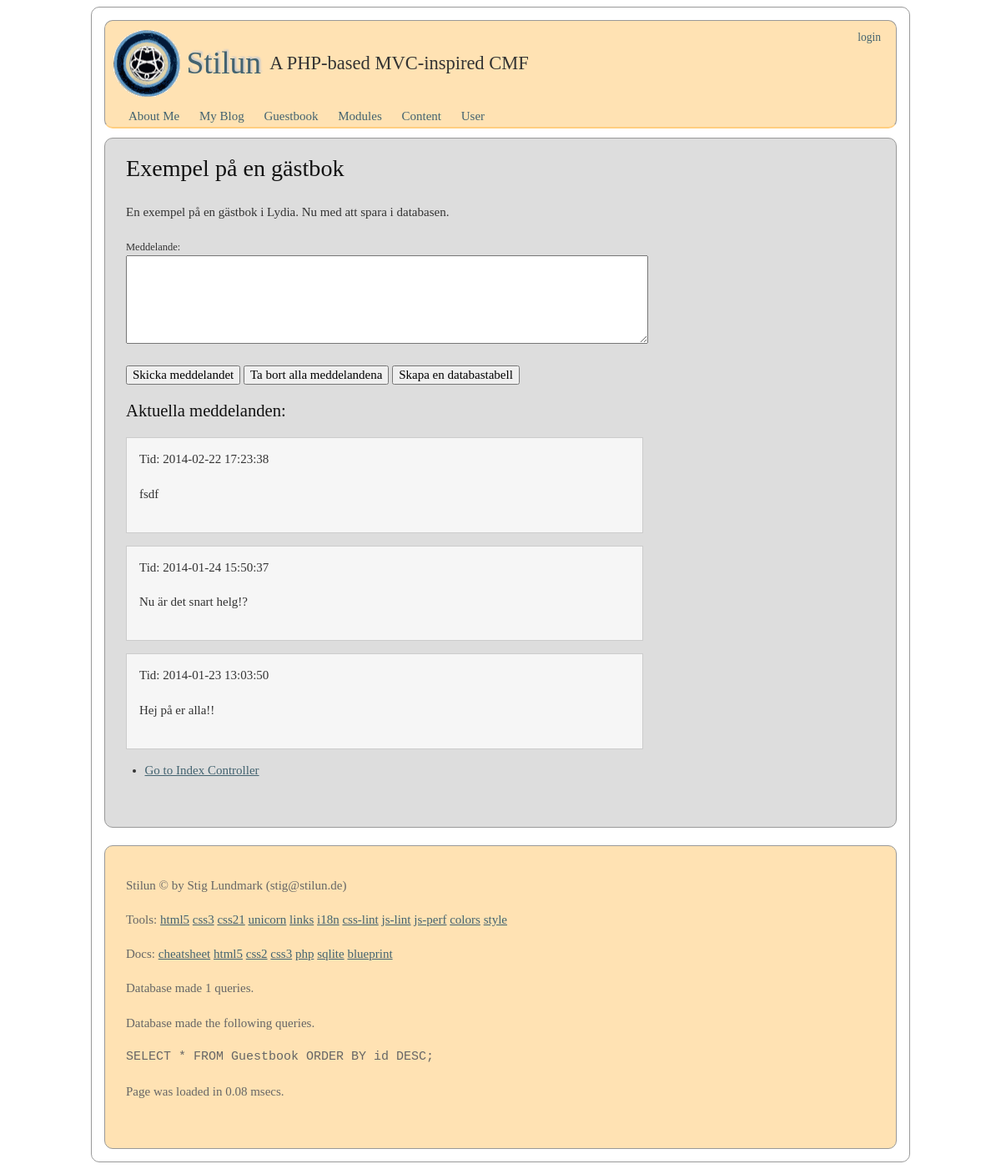
The app's page /guestbook with its own data.
### tables this page shows
CREATE TABLE Guestbook (id INTEGER PRIMARY KEY, entry TEXT, created DATETIME default (datetime('now')));

### index.php (called while the page is built, shortened)
<?php
require(STILUN_INSTALL_PATH.'/src/bootstrap.php');
$ly = CStilun::Instance();
$ly->FrontControllerRoute();
$ly->ThemeEngineRender();

### src/CDatabase/CDatabase.php (called while the page is built, shortened)
<?php
class CDatabase
{
	private $db = null;
	   public function __construct($dsn, $username = null, $password = null, $driver_options = null)
	   {
	   	   $this->db = new PDO($dsn, $username, $password, $driver_options);
	   	   $this->db->SetAttribute(PDO::ATTR_ERRMODE, PDO::ERRMODE_EXCEPTION);
	   }
	   public function ExecuteSelectQueryAndFetchAll($query, $params=array())
	   {
	   	   $this->stmt = $this->db->prepare($query);
	   	   $this->stmt->execute($params);
	   	   return $this->stmt->fetchAll(PDO::FETCH_ASSOC);
	   }
}

### src/CMGuestbook/CMGuestbook.php (called while the page is built, shortened)
<?php
class CMGuestbook extends CObject implements IHasSQL, IModule
{
	public static function SQL($key=null)
	{
		$queries = array(
			'create table guestbook'  => "CREATE TABLE IF NOT EXISTS Guestbook (id INTEGER PRIMARY KEY, entry TEXT, created DATETIME default (datetime('now')));",
			'insert into guestbook'   => 'INSERT INTO Guestbook (entry) VALUES (?);',
			'select * from guestbook' => 'SELECT * FROM Guestbook ORDER BY id DESC;',
			'delete from guestbook'   => 'DELETE FROM Guestbook;',
			);
		return $queries[$key];
	}
	public function ReadAll()
	{
		try
		{
			return $this->db->ExecuteSelectQueryAndFetchAll(self::SQL('select * from guestbook'));
		}
		catch(Exception $e)
		{
			return array();
		}
	}
}

### src/CCGuestbook/CCGuestbook.php (called while the page is built, shortened)
<?php
class CCGuestbook extends CObject implements IController
{
	private $guestbookModel;
	public function __construct()
	{
		$this->guestbookModel = new CMGuestbook();
	}
	public function Index()
	{
		$this->views->SetTitle('Stilun GŠstboksexempel');
		$this->views->AddInclude(__DIR__ . '/index.tpl.php', array(
			'entries'=>$this->guestbookModel->ReadAll(),
			'formAction'=>$this->request->CreateUrl('guestbook/handler')
			));
	}
}

### src/bootstrap.php (called while the page is built, shortened)
<?php
function autoload($aClassName)
{
	$classFile = "/src/{$aClassName}/{$aClassName}.php";
	$file1 = STILUN_SITE_PATH . $classFile;
	$file2 = STILUN_INSTALL_PATH . $classFile;
}
function htmlent($str, $flags = ENT_COMPAT)
{
	return htmlentities($str, $flags, CStilun::Instance()->config['character_encoding']);
}

### src/CRequest/CRequest.php (called while the page is built, shortened)
<?php
class CRequest
{
        public function __construct($urlType=0)
        {
        		$this->cleanUrl = $urlType= 1 ? true : false;
        }
         public function CreateUrl($url=null, $method=null, $arguments=null)
         {
                if(!empty($url) && (strpos($url, '://') || $url[0] == '/'))
                {
                        return $url;
                }
                $prepend = $this->base_url;
                $url = trim($url, '/');
                $method = empty($method) ? null : '/' . trim($method, '/');
                $arguments = empty($arguments) ? null : '/' . trim($arguments, '/');
                return $prepend . rtrim("$url$method$arguments", '/');
         }
         public function Init($baseUrl = null, $routing=null)
         {
         	 $scriptName = $_SERVER['SCRIPT_NAME'];
    	     	 $currentUrl = $this->GetCurrentUrl();
    	     	 $parts          = parse_url($currentUrl);
    	     	 $baseUrl                 = !empty($baseUrl) ? $baseUrl : "{$parts['scheme']}://{$parts['host']}" . (isset($parts['port']) ? ":{$parts['port']}" : '') . rtrim(dirname($scriptName), '/');
    	     	 $this->base_url          = rtrim($baseUrl, '/') . '/';
    	 }
         public function GetCurrentUrl()
         {
         	 $url = "http";
         	 $url .= (@$_SERVER["HTTPS"] == "on") ? 's' : '';
         	 $url .= "://";
         	 $serverPort = ($_SERVER["SERVER_PORT"] == "80") ? '' :
         	 (($_SERVER["SERVER_PORT"] == 443 && @$_SERVER["HTTPS"] == "on") ? '' : ":{$_SERVER['SERVER_PORT']}");
         	 $url .= $_SERVER["SERVER_NAME"] . $serverPort . htmlspecialchars($_SERVER["REQUEST_URI"]);
         	 return $url;
        }
}

### src/CCGuestbook/index.tpl.php (the view)
<h2>Exempel på en gästbok</h2>
<p>En exempel på en gästbok i Lydia. Nu med att spara i databasen.</p>
<form action="<?=$formAction?>" method='post'>
  <p>
    <label>Meddelande: <br/>
    <textarea name='newEntry' cols='80' rows='4'></textarea></label>
  </p>
  <p>
    <input type='submit' name='doAdd' value='Skicka meddelandet' />
    <input type='submit' name='doClear' value='Ta bort alla meddelandena' />
    <input type='submit' name='doCreate' value='Skapa en databastabell' />
  </p>
</form>
<h3>Aktuella meddelanden:</h3>
<?php foreach($entries as $val):?>
<div style='background-color:#f6f6f6;border:1px solid #ccc;margin-bottom:1em;padding:1em;'>
  <p>Tid: <?=$val['created']?></p>
  <p><?=htmlent($val['entry'])?></p>
</div>
<?php endforeach;?>
<ul>
	<li><a href='<?=create_url('index')?>'>Go to Index Controller</a>
</ul>

### src/CViewContainer/CViewContainer.php (shortened to what this page needs)
<?php
class CViewContainer
{
        private $views = array();
         public function AddInclude($file, $variables=array(), $region='default')
         {
         	 $this->views[$region][] = array('type' => 'include', 'file' => $file, 'variables' => $variables);
         	 return $this;
         }
         public function AddString($string, $variables=array(), $region='default')
         {
         	 $this->views[$region][] = array('type' => 'string', 'string' => $string, 'variables' => $variables);
         	 return $this;
         }
         public function Render($region='default')
         {
         	 if(!isset($this->views[$region])) return;
         	 foreach($this->views[$region] as $view)
         	 {
         	 	 switch($view['type'])
         	 	 {
         	 	 case 'include': if(isset($view['variables'])) extract($view['variables']); include($view['file']); break;
         	 	 case 'string': if(isset($view['variables'])) extract($view['variables']); echo $view['string']; break;
         	 	 }
         	 }
         }
}

### site/themes/mytheme/style.css (style rules this page uses)
html { background-color:#FFFFFF; }
body { font-family: Georgia, "Times New Roman", Times, serif; font-size: 15px; color: #333333; background-color:#FFFFFF; }
a { color:#436370 }

### themes/grid/style.css (style rules this page uses)
html, body, div, span, applet, object, iframe, h1, h2, h3, h4, h5, h6, p, blockquote, pre, a, abbr, acronym, address, big, cite, code, del, dfn, em, img, ins, kbd, q, s, samp, small, strike, strong, sub, sup, tt, var, b, u, i, center, dl, dt, dd, ol, ul, li, fieldset, form, label, legend, table, caption, tbody, tfoot, thead, tr, th, td, article, aside, canvas, details, embed, figure, figcaption, footer, header, hgroup, menu, nav, output, ruby, section, summary, time, mark, audio, video { margin:0; padding:0; border:0; font-size:100.01%; font:inherit; vertical-align:baseline; }
body { line-height:1; }
ol, ul { list-style:none; }
body { width:100%; *zoom:1; }
body:before, body:after { content:""; display:table; }
body:after { clear:both; }
body { color:#222222; font:100.01% / 1.375 Frutiger, "Frutiger Linotype", Univers, Calibri, "Gill Sans", "Gill Sans MT", "Myriad Pro", Myriad, "DejaVu Sans Condensed", "Liberation Sans", "Nimbus Sans L", Tahoma, Geneva, "Helvetica Neue", Helvetica, Arial, sans-serif; }
h2 { font-weight:normal; color:#111111; margin-bottom:22px; font-family:Cambria, Georgia, Times, 'Times New Roman', serif; font-size:1.875em; line-height:1.4667; }
h3 { font-weight:normal; color:#111111; margin-bottom:22px; font-family:Cambria, Georgia, Times, 'Times New Roman', serif; font-size:1.375em; line-height:1; }
p { margin-bottom:1.375em; }
a { color:#660000; text-decoration:underline; }
ul, ol { margin:0.6875em 1.5em 1.375em 0; padding-left:1.5em; }
ul { list-style-type:disc; }
input, textarea { font:inherit; }
label { font-size:smaller; }
textarea { width:100%; height:8em; }
html { background-color:#eeeeee; overflow:-moz-scrollbars-vertical; overflow-y:scroll; }
body { margin:0; padding:0; color:#333333; background-color:#ffffff; }
a { color:inherit; }

### records on screen
guestbook: created "2014-02-22 17:23:38", entry "fsdf"
guestbook: created "2014-01-24 15:50:37", entry "Nu är det snart helg!?"
guestbook: created "2014-01-23 13:03:50", entry "Hej på er alla!!"

### other values on screen
$header "Stilun"
$slogan "A PHP-based MVC-inspired CMF"
$val['label'] "About Me"
$val['label'] "My Blog"
$val['label'] "Guestbook"
$val['label'] "Modules"
$val['label'] "Content"
$val['label'] "User"
$footer "Stilun © by Stig Lundmark (stig@stilun.de)"
$ly->db->GetNumQueries() "1"
implode('<br/><br/>', $queries) "SELECT * FROM Guestbook ORDER BY id DESC;"
